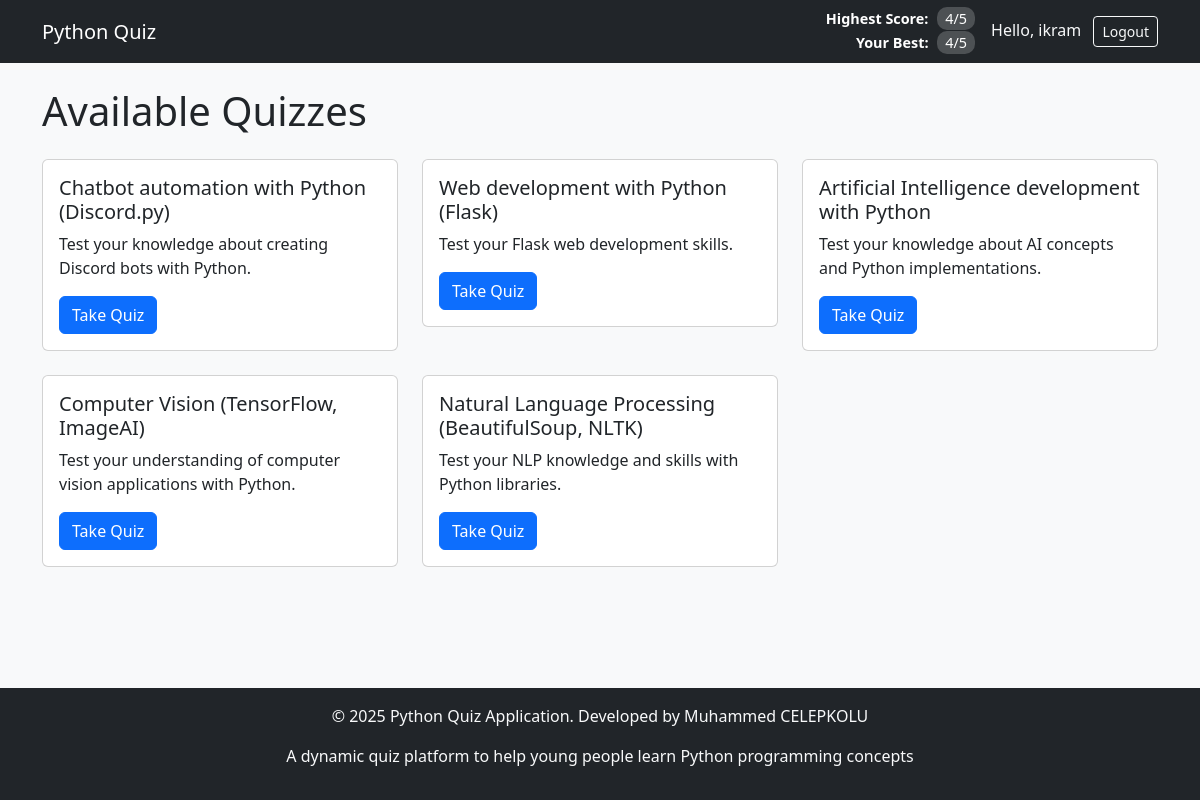
Screenshot of / (signed in) with the database file from the repository.
### models.py (models this page shows, shortened)
class Score(db.Model):
    id = db.Column(db.Integer, primary_key=True)
    user_id = db.Column(db.Integer, db.ForeignKey('user.id'), nullable=False)
    quiz_id = db.Column(db.Integer, db.ForeignKey('quiz.id'), nullable=False)
    score = db.Column(db.Integer, nullable=False)
    total_questions = db.Column(db.Integer, nullable=False)
    created_at = db.Column(db.DateTime(timezone=True), server_default=func.now())

class User(db.Model, UserMixin):
    id = db.Column(db.Integer, primary_key=True)
    email = db.Column(db.String(120), unique=True, nullable=False)
    name = db.Column(db.String(100), nullable=False)
    created_at = db.Column(db.DateTime(timezone=True), server_default=func.now())
    scores = db.relationship('Score', backref='user', lazy=True)

class Quiz(db.Model):
    id = db.Column(db.Integer, primary_key=True)
    title = db.Column(db.String(200), nullable=False)
    description = db.Column(db.Text)
    created_at = db.Column(db.DateTime(timezone=True), server_default=func.now())
    questions = db.relationship('Question', backref='quiz', lazy=True)
    scores = db.relationship('Score', backref='quiz', lazy=True)

### app.py (the view)
@app.route('/')
def index():
    quizzes = Quiz.query.all()
    highest_score = Score.query.order_by(Score.score.desc()).first()
    user_highest_score = None
    if current_user.is_authenticated:
        user_highest_score = Score.query.filter_by(user_id=current_user.id).order_by(Score.score.desc()).first()
    return render_template('index.html',
                           quizzes=quizzes,
                           highest_score=highest_score,
                           user_highest_score=user_highest_score)

### app.py (called while the page is built)
@login_manager.user_loader
def load_user(user_id):
    return User.query.get(int(user_id))

### templates/index.html
{% extends "base.html" %}
{% block content %}
<div class="row">
    <h1 class="mb-4">Available Quizzes</h1>
    {% for quiz in quizzes %}
    <div class="col-md-4 mb-4">
        <div class="card">
            <div class="card-body">
                <h5 class="card-title">{{ quiz.title }}</h5>
                <p class="card-text">{{ quiz.description }}</p>
                <a href="{{ url_for('quiz', quiz_id=quiz.id) }}" class="btn btn-primary">
                    Take Quiz
                </a>
            </div>
        </div>
    </div>
    {% endfor %}
</div>
{% endblock %}

### templates/base.html (shortened to what this page needs)
<!DOCTYPE html>
<html lang="en">
<head>
    <link rel="stylesheet" href="https://cdn.jsdelivr.net/npm/bootstrap@5.2.3/dist/css/bootstrap.min.css">
    <link rel="stylesheet" href="{{ url_for('static', filename='css/styles.css') }}">
</head>
<body>
    <header class="navbar navbar-expand-lg navbar-dark bg-dark">
        <div class="container">
            <a class="navbar-brand" href="{{ url_for('index') }}">Python Quiz</a>
            <div class="scores-container ms-auto me-3">
                {% if highest_score %}
                <div class="score-item">
                    <span class="score-label">Highest Score:</span>
                    <span class="score-value">{{ highest_score.score }}/{{ highest_score.total_questions }}</span>
                </div>
                {% endif %}
                {% if user_highest_score %}
                <div class="score-item">
                    <span class="score-label">Your Best:</span>
                    <span class="score-value">{{ user_highest_score.score }}/{{ user_highest_score.total_questions }}</span>
                </div>
                {% endif %}
            </div>
            <div class="auth-links">
                {% if current_user.is_authenticated %}
                <span class="text-light me-2">Hello, {{ current_user.name }}</span>
                <a href="{{ url_for('logout') }}" class="btn btn-sm btn-outline-light">Logout</a>
                {% else %}
                <a href="{{ url_for('login') }}" class="btn btn-sm btn-outline-light me-2">Login</a>
                <a href="{{ url_for('register') }}" class="btn btn-sm btn-light">Register</a>
                {% endif %}
            </div>
        </div>
    </header>
    <main class="container py-4">
        {% block content %}{% endblock %}
    </main>
    <footer class="bg-dark text-light py-3 mt-5">
        <div class="container text-center">
            <p>© 2025 Python Quiz Application. Developed by Muhammed CELEPKOLU</p>
            <p>A dynamic quiz platform to help young people learn Python programming concepts</p>
        </div>
    </footer>
</body>
</html>

### static/css/styles.css (style rules this page uses)
body { display: flex; flex-direction: column; min-height: 100vh; background-color: #f8f9fa; }
main { flex: 1; }
.scores-container { display: flex; flex-direction: column; text-align: right; color: #fff; font-size: 0.9rem; }
.score-item { margin-bottom: 2px; }
.score-label { font-weight: bold; margin-right: 5px; }
.score-value { background-color: rgba(255, 255, 255, 0.2); padding: 2px 8px; border-radius: 10px; }
footer { margin-top: auto; }

### rows the page displays
Score: score "4", total_questions "5"
User: name "ikram"
Quiz: title "Chatbot automation with Python (Discord.py)", description "Test your knowledge about creating Discord bots with Python."
Quiz: title "Web development with Python (Flask)", description "Test your Flask web development skills."
Quiz: title "Artificial Intelligence development with Python", description "Test your knowledge about AI concepts and Python implementations."
Quiz: title "Computer Vision (TensorFlow, ImageAI)", description "Test your understanding of computer vision applications with Python."
Quiz: title "Natural Language Processing (BeautifulSoup, NLTK)", description "Test your NLP knowledge and skills with Python libraries."
